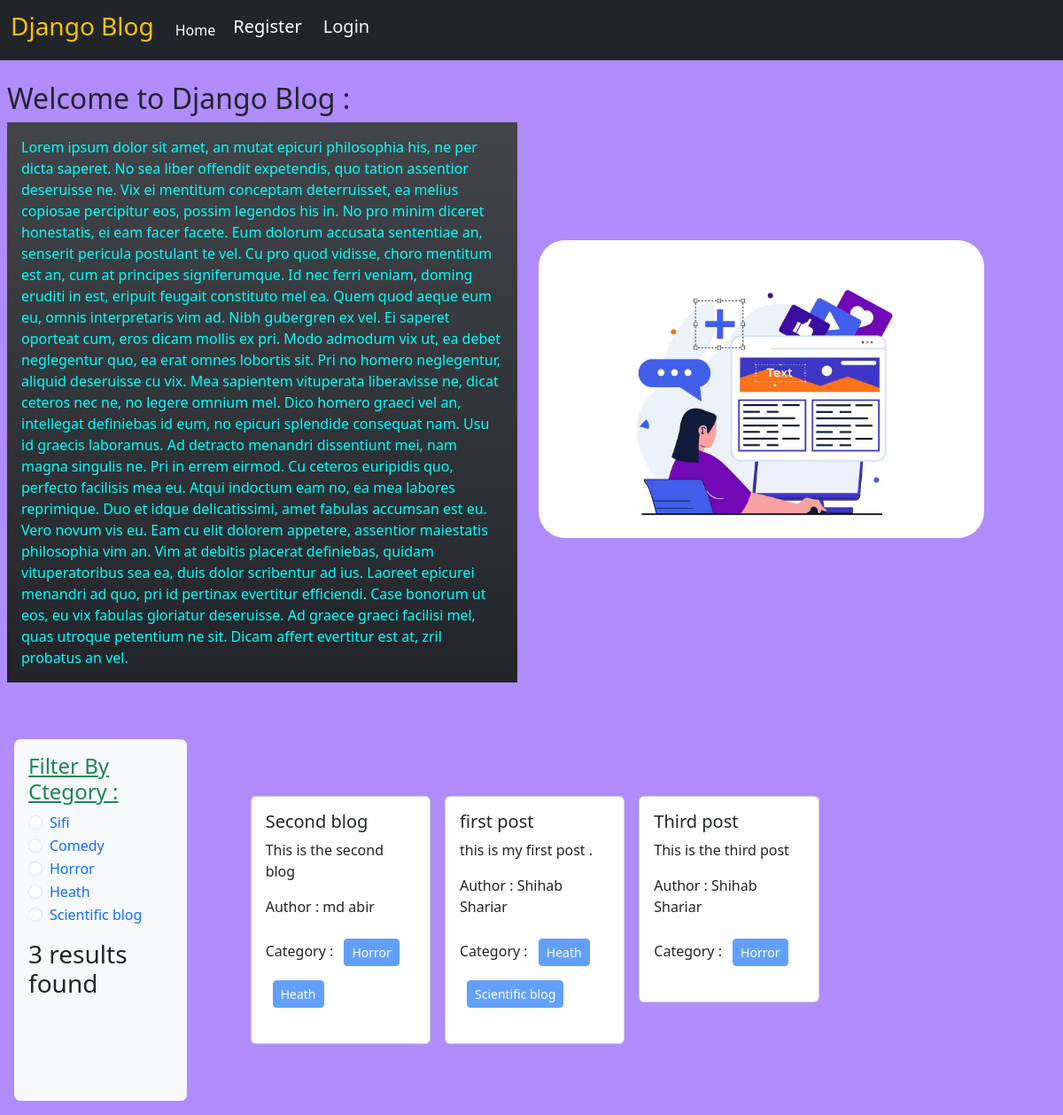
The page / on the database its author committed.
### categories/models.py (models this page shows, shortened)
class Category(models.Model):
    name = models.CharField(max_length=100)
    slug = models.SlugField(max_length=100 , null=True, blank=True , unique=True)

### posts/models.py (models this page shows, shortened)
class Post(models.Model):
    title = models.CharField(max_length=50)
    content = models.TextField()
    category = models.ManyToManyField(Category)
    author = models.ForeignKey(User, on_delete= models.CASCADE)

### blog_project/views.py (the view)
# urls.py: 2. Add a URL to urlpatterns:  path('', views.home, name='home')
def home(request, category_slug = None):
    data = Post.objects.all()
    if category_slug is not None :
        category = Category.objects.get(slug = category_slug)
        data = Post.objects.filter(category = category)
    categories = Category.objects.all()
    return render(request, 'home.html', {'data': data , 'category':categories})

### templates/home.html (shortened to what this page needs)
{% extends "base.html" %}
{% load static%}
{% block content%}
<div class="justify-content-center align-items-center mt-2 p-2 d-flex">
    <div class="col-6 mx-2 p-2"><h2>Welcome to Django Blog :</h2>
        <p class="bg-dark bg-gradient p-3 " style="color: cyan">Lorem ipsum dolor sit amet, an mutat epicuri philosophia his, ne per dicta saperet. No sea liber offendit expetendis, quo tation assentior deseruisse ne. Vix ei mentitum conceptam deterruisset, ea melius copiosae percipitur eos, possim legendos his in. No pro minim diceret honestatis, ei eam facer facete.
            Eum dolorum accusata sententiae an, senserit pericula postulant te vel. Cu pro quod vidisse, choro mentitum est an, cum at principes signiferumque. Id nec ferri veniam, doming eruditi in est, eripuit feugait constituto mel ea. Quem quod aeque eum eu, omnis interpretaris vim ad. Nibh gubergren ex vel.
            Ei saperet oporteat cum, eros dicam mollis ex pri. Modo admodum vix ut, ea debet neglegentur quo, ea erat omnes lobortis sit. Pri no homero neglegentur, aliquid deseruisse cu vix. Mea sapientem vituperata liberavisse ne, dicat ceteros nec ne, no legere omnium mel. Dico homero graeci vel an, intellegat definiebas id eum, no epicuri splendide consequat nam. Usu id graecis laboramus.
            Ad detracto menandri dissentiunt mei, nam magna singulis ne. Pri in errem eirmod. Cu ceteros euripidis quo, perfecto facilisis mea eu. Atqui indoctum eam no, ea mea labores reprimique. Duo et idque delicatissimi, amet fabulas accumsan est eu. Vero novum vis eu.
            Eam cu elit dolorem appetere, assentior maiestatis philosophia vim an. Vim at debitis placerat definiebas, quidam vituperatoribus sea ea, duis dolor scribentur ad ius. Laoreet epicurei menandri ad quo, pri id pertinax evertitur efficiendi. Case bonorum ut eos, eu vix fabulas gloriatur deseruisse. Ad graece graeci facilisi mel, quas utroque petentium ne sit. Dicam affert evertitur est at, zril probatus an vel.</p>
    </div>
    <div class="col-6 mx-2 ">
        <img src="./static/blog_image.jpg" style="width:85%; border-radius:30px;" alt="blog_image"/>
    </div>
</div>
<div class="d-flex p-3 mt-3">
    <div class="col-2 bg-light p-3" style="border-radius: 7px;">
        <h4 class="text-success mb-2"><u>Filter By Ctegory : </u></h4>
        {%for c in category.all%}
        <div class="form-check">
            <input class="form-check-input" type="radio" name="category" id="{{c.id}}">
            <label class="form-check-label" for="{{c.id}}">
             <a href="{% url 'category_filter' c.slug %}" style="text-decoration : none;"> {{c.name}} </a>
            </label>
        </div>
        {%endfor%}
        <h3 class="mt-3">{{ data | length }} results found </h3>
    </div>
        <div class="col-10 d-flex flex-wrap p-5 m-3">
            {% for post in data%}
                <div class="col-sm-3">
                    <div class="card mx-2">
                        <div class="card-body">
                            <h5 class="card-title">{{post.title}}</h5>
                            <p class="card-text">{{post.content}}</p>
                            <p> Author : {{post.author.first_name}} {{post.author.last_name}}</p>
                            <p>
                                Category :
                                {%for i in post.category.all%}
                                <button class="btn btn-primary btn-sm m-2" disabled >{{i.name}} </button>
                                {%endfor%}
                            </p>
                        </div>
                    </div>
                </div>
            {%endfor%}
        </div>
</div>
{%endblock%}

### templates/base.html (shortened to what this page needs)
<!DOCTYPE html>
<html lang="en">
  <head>
    <link
      href="https://cdn.jsdelivr.net/npm/bootstrap@5.3.2/dist/css/bootstrap.min.css"
      rel="stylesheet"
    />
  </head>
  <body style="background-color: #B08CFF;">
    <nav class="navbar navbar-expand-lg navbar-dark bg-dark">
      <div class="container-fluid">
        <a class="navbar-brand" href="{% url 'home_page' %}"><h3 class="text-warning">Django Blog</h3></a>
        <div class="collapse navbar-collapse" id="navbarSupportedContent">
          <ul class="navbar-nav me-auto mb-2 mb-lg-0">
            <li class="nav-item">
              <a
                class="nav-link active"
                aria-current="page"
                href="{% url 'home_page'%}"
                >Home</a
              >
            </li>
            {% if user.is_authenticated %}
            <li class="nav-item">
              <a class="nav-link" href="{% url 'add_post'%}">Add Post</a>
            </li>
            <!-- <li class="nav-item">
              <a class="nav-link" href="{% url 'add_category'%}"
                >Add Category</a
              >
            </li> eikhane category k backend theke handle korte chai jonno ei option sobar jonno disable kore rakha hoise -->
            <li class="nav-item">
              <a
                class="nav-link btn btn-outline-primary text-light p-1 mx-2"
                href="{% url 'profile' %}"
                ><h5>Profile</h5></a
              >
            </li>
            <li class="nav-item">
              <a
                class="nav-link btn btn-outline-danger text-light p-1 mx-2"
                href="{% url 'log_out' %}"
                ><h5>Logout</h5></a
              >
            </li>
            {% else %}
            <div class="d-flex">
              <ul class="navbar-nav me-auto mb-2 mb-lg-0">
                <li class="nav-item">
                  <a
                    class="nav-link btn btn-outline-danger text-white p-1 mx-2"
                    href="{% url 'register' %}"
                    ><h5>Register</h5></a
                  >
                </li>
                <li class="nav-item">
                  <a
                    class="nav-link btn btn-outline-primary text-light p-1 mx-2"
                    href="{% url 'log_in' %}"
                    ><h5>Login</h5></a
                  >
                </li>
              </ul>
            </div>
            {%endif%}
          </ul>
        </div>
      </div>
    </nav>
     {% block content %} {% endblock %}
  </body>
</html>

### rows shown on the page
Category: name "Sifi"
Category: name "Comedy"
Category: name "Horror"
Category: name "Heath"
Category: name "Scientific blog"
Post: title "Second blog", content "This is the second blog", author.first_name "md", author.last_name "abir"
Post: title "first post", content "this is my first post .", author.first_name "Shihab", author.last_name "Shariar"
Post: title "Third post", content "This is the third post", author.first_name "Shihab", author.last_name "Shariar"

### other values the page prints
{{ data | length }} "3"
